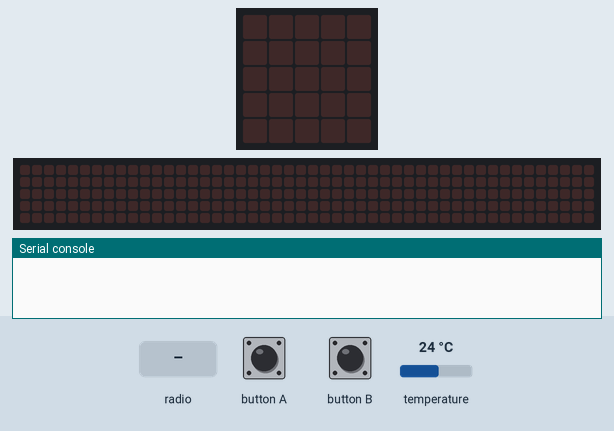
This program was run on a simulated BBC micro:bit (MakeCode). On the bench: the board's 5×5 LED display, a strip that is not on the board, showing the scrolling text unrolled, the last lines printed to the serial console. The inputs (shaded band) are chosen by the test bench; at power-on: temperature 24 °C. No radio messages arrive unless stated (any console line starting 'radio sent:' is added by the test bench); the 48×5 strip is a reading aid, not a part: it shows the text the display is scrolling, unrolled, one strip-width of it at a time.

Above: at 1.2 s.
1.3 s: button A pressed for 0.15 s
At 3.17 s:
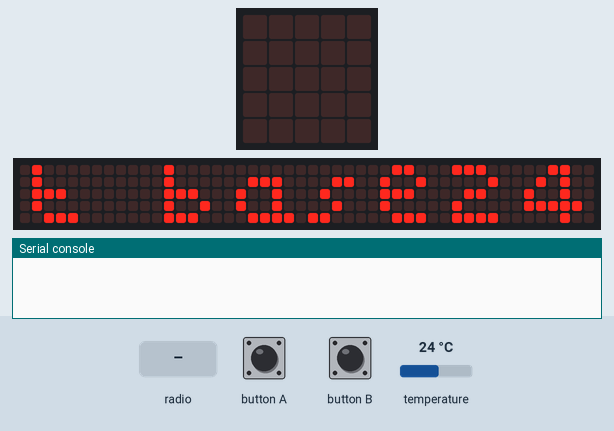
4.3 s: radio message "1" arrives
7.3 s: button B pressed for 0.15 s
At 9.7 s:
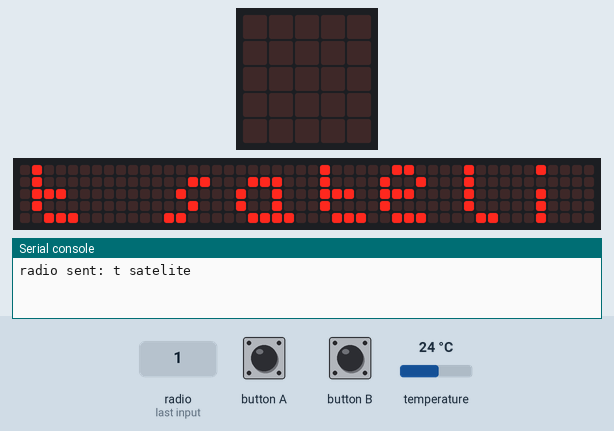
10.4 s: radio message "t satelite" arrives
At 20.12 s:
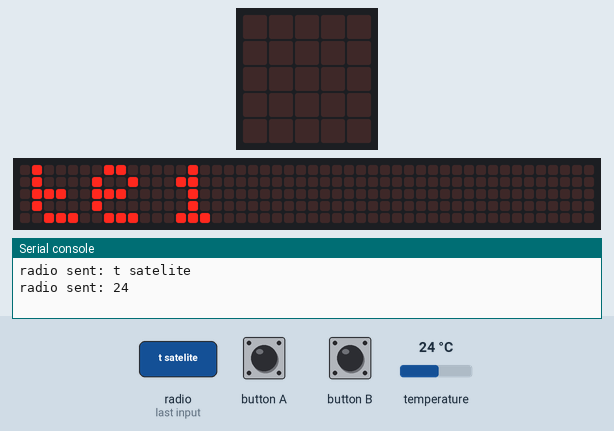

The program:

main.ts
```typescript
radio.onReceivedNumber(function (receivedNumber) {
    basic.showString("t satelite" + ("" + receivedNumber))
})
input.onButtonPressed(Button.A, function () {
    basic.showString("t base" + ("" + input.temperature()))
})
radio.onReceivedString(function (receivedString) {
    radio.sendNumber(input.temperature())
})
input.onButtonPressed(Button.B, function () {
    radio.sendString("t satelite")
})
radio.setGroup(1)
```

test.ts
```typescript
// aquí va el archivo "tests"; esto no se compilará cuando este paquete se utilice como una extensión.
```

Measured:
- after the input at 1.3 s, the display: changes after 0.15 s (image 1)
- what the display in image 1 shows lasts 0.4 s, from 3.0 s to 3.4 s
